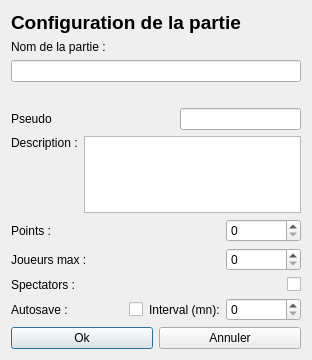
<?xml version="1.0" encoding="UTF-8"?>
<ui version="4.0">
 <class>GameConfiguratorDialog</class>
 <widget class="QDialog" name="GameConfiguratorDialog">
  <property name="geometry">
   <rect>
    <x>0</x>
    <y>0</y>
    <width>312</width>
    <height>360</height>
   </rect>
  </property>
  <property name="windowTitle">
   <string>Dialog</string>
  </property>
  <layout class="QVBoxLayout" name="verticalLayout_2">
   <item>
    <widget class="QLabel" name="label">
     <property name="font">
      <font>
       <pointsize>14</pointsize>
       <weight>75</weight>
       <bold>true</bold>
      </font>
     </property>
     <property name="text">
      <string>Configuration de la partie</string>
     </property>
    </widget>
   </item>
   <item>
    <widget class="QLabel" name="label_2">
     <property name="text">
      <string>Nom de la partie :</string>
     </property>
    </widget>
   </item>
   <item>
    <widget class="QLineEdit" name="lineEdit"/>
   </item>
   <item>
    <spacer name="horizontalSpacer_2">
     <property name="orientation">
      <enum>Qt::Horizontal</enum>
     </property>
     <property name="sizeHint" stdset="0">
      <size>
       <width>291</width>
       <height>20</height>
      </size>
     </property>
    </spacer>
   </item>
   <item>
    <layout class="QHBoxLayout" name="horizontalLayout">
     <item>
      <widget class="QLabel" name="label_7">
       <property name="text">
        <string>Pseudo</string>
       </property>
      </widget>
     </item>
     <item>
      <spacer name="horizontalSpacer_5">
       <property name="orientation">
        <enum>Qt::Horizontal</enum>
       </property>
       <property name="sizeHint" stdset="0">
        <size>
         <width>40</width>
         <height>20</height>
        </size>
       </property>
      </spacer>
     </item>
     <item>
      <widget class="QLineEdit" name="lineEditNickName"/>
     </item>
    </layout>
   </item>
   <item>
    <layout class="QHBoxLayout" name="horizontalLayout_2">
     <item>
      <layout class="QVBoxLayout" name="verticalLayout">
       <item>
        <widget class="QLabel" name="label_3">
         <property name="text">
          <string>Description :</string>
         </property>
        </widget>
       </item>
       <item>
        <spacer name="verticalSpacer">
         <property name="orientation">
          <enum>Qt::Vertical</enum>
         </property>
         <property name="sizeHint" stdset="0">
          <size>
           <width>20</width>
           <height>40</height>
          </size>
         </property>
        </spacer>
       </item>
      </layout>
     </item>
     <item>
      <spacer name="horizontalSpacer">
       <property name="orientation">
        <enum>Qt::Horizontal</enum>
       </property>
       <property name="sizeHint" stdset="0">
        <size>
         <width>40</width>
         <height>20</height>
        </size>
       </property>
      </spacer>
     </item>
     <item>
      <widget class="QTextEdit" name="textEdit"/>
     </item>
    </layout>
   </item>
   <item>
    <layout class="QHBoxLayout" name="horizontalLayout_3">
     <item>
      <widget class="QLabel" name="label_4">
       <property name="text">
        <string>Points :</string>
       </property>
      </widget>
     </item>
     <item>
      <spacer name="horizontalSpacer_3">
       <property name="orientation">
        <enum>Qt::Horizontal</enum>
       </property>
       <property name="sizeHint" stdset="0">
        <size>
         <width>40</width>
         <height>20</height>
        </size>
       </property>
      </spacer>
     </item>
     <item>
      <widget class="QSpinBox" name="spinBoxPts">
       <property name="minimumSize">
        <size>
         <width>75</width>
         <height>0</height>
        </size>
       </property>
       <property name="maximum">
        <number>10000</number>
       </property>
      </widget>
     </item>
    </layout>
   </item>
   <item>
    <layout class="QHBoxLayout" name="horizontalLayout_5">
     <item>
      <widget class="QLabel" name="label_6">
       <property name="text">
        <string>Joueurs max :</string>
       </property>
      </widget>
     </item>
     <item>
      <spacer name="horizontalSpacer_4">
       <property name="orientation">
        <enum>Qt::Horizontal</enum>
       </property>
       <property name="sizeHint" stdset="0">
        <size>
         <width>40</width>
         <height>20</height>
        </size>
       </property>
      </spacer>
     </item>
     <item>
      <widget class="QSpinBox" name="spinBoxPlayerNb">
       <property name="minimumSize">
        <size>
         <width>75</width>
         <height>0</height>
        </size>
       </property>
       <property name="maximum">
        <number>99</number>
       </property>
      </widget>
     </item>
    </layout>
   </item>
   <item>
    <layout class="QHBoxLayout" name="horizontalLayout_4">
     <item>
      <widget class="QLabel" name="label_5">
       <property name="text">
        <string>Spectators :</string>
       </property>
      </widget>
     </item>
     <item>
      <widget class="QCheckBox" name="checkBox">
       <property name="layoutDirection">
        <enum>Qt::RightToLeft</enum>
       </property>
       <property name="text">
        <string/>
       </property>
       <property name="tristate">
        <bool>false</bool>
       </property>
      </widget>
     </item>
    </layout>
   </item>
   <item>
    <layout class="QHBoxLayout" name="horizontalLayout_7">
     <item>
      <widget class="QLabel" name="label_8">
       <property name="text">
        <string>Autosave :</string>
       </property>
      </widget>
     </item>
     <item>
      <widget class="QCheckBox" name="autosaveCheck">
       <property name="layoutDirection">
        <enum>Qt::RightToLeft</enum>
       </property>
       <property name="text">
        <string/>
       </property>
       <property name="tristate">
        <bool>false</bool>
       </property>
      </widget>
     </item>
     <item>
      <widget class="QLabel" name="label_9">
       <property name="text">
        <string>Interval (mn):</string>
       </property>
      </widget>
     </item>
     <item>
      <widget class="QSpinBox" name="autosaveInterval">
       <property name="minimumSize">
        <size>
         <width>75</width>
         <height>0</height>
        </size>
       </property>
       <property name="maximum">
        <number>999999999</number>
       </property>
      </widget>
     </item>
    </layout>
   </item>
   <item>
    <layout class="QHBoxLayout" name="horizontalLayout_6">
     <item>
      <widget class="QPushButton" name="pushButton">
       <property name="text">
        <string>Ok</string>
       </property>
      </widget>
     </item>
     <item>
      <widget class="QPushButton" name="pushButton_2">
       <property name="text">
        <string>Annuler</string>
       </property>
      </widget>
     </item>
    </layout>
   </item>
  </layout>
 </widget>
 <resources/>
 <connections/>
</ui>
